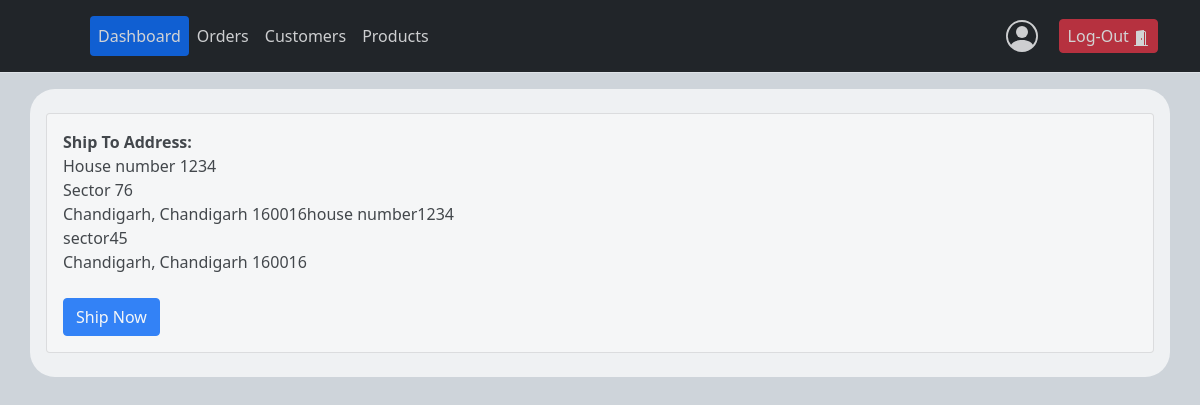
/Agroventure/seller/shipping.php?id=1, run on the app's committed database.
### tables this page shows
CREATE TABLE `address` (
  `id` int(11) NOT NULL,
  `user_id` int(11) NOT NULL,
  `address1` varchar(255) NOT NULL,
  `address2` varchar(255) NOT NULL,
  `city` varchar(100) NOT NULL,
  `state` varchar(100) NOT NULL,
  `zip` varchar(6) NOT NULL
);

### Agroventure/seller/shipping.php (the view, shortened to what this page needs)
<?php
$servername = "localhost";
$username = "root";
$password = "";
$dbname = "agroventure";
$conn = new mysqli($servername, $username, $password, $dbname);
if(!empty($_GET['id'])) {
    $sql = "SELECT a.* FROM `orders` as o JOIN `address` as a ON(o.user_id=a.user_id) WHERE o.id = ".$_GET['id'];
    $address = $conn->query($sql);
}
?>
<!DOCTYPE html>
<html lang="en">
    <head>
        <link rel="stylesheet" href="../style.css">
        <link href="https://cdn.jsdelivr.net/npm/bootstrap@5.0.1/dist/css/bootstrap.min.css" rel="stylesheet" />
    </head>
    <body style="background-color: #ced4da;">
        <header class="p-3 mb-3 border-bottom bg-dark text-light">
            <div class="container">
                <div class="d-flex flex-wrap align-items-center justify-content-center justify-content-lg-start">
                    <a href="/" class="d-flex align-items-center mb-2 mb-lg-0 text-dark text-decoration-none">
                        <svg class="bi me-2" width="40" height="32" role="img" aria-label="Bootstrap"><use xlink:href="#bootstrap"></use></svg>
                    </a>
                    <ul class="nav col-12 col-lg-auto me-lg-auto mb-2 justify-content-center mb-md-0 nav-pills">
                        <li><a href="dashboard.php" class="link-light navbar-link nav-link px-2 active">Dashboard</a></li>
                        <li><a href="orders.php" class="link-light navbar-link nav-link px-2">Orders</a></li>
                        <li><a href="#" class="link-light navbar-link nav-link px-2">Customers</a></li>
                        <li><a href="products-list.php" class="link-light navbar-link nav-link px-2">Products</a></li>
                    </ul>
                    <div class="row">
                        <div class="col">
                            <span class="display-name mx-2 my-1"><?php echo $_SESSION['fname']." ".$_SESSION['lname'];?></span>
                            <a href="log_out.php">
                                <button type="button" class="mr-3 px-2 py-1 btn btn-danger">Log-Out
                                </button>
                            </a>
                        </div>
                    </div>
                </div>
            </div>
        </header>
        <div class="container my-0 px-3 py-4 bg-light">
            <div class="row text-dark">
                <div class="col">
                    <div class="card">
                        <div class="card-body">
                        <strong>Ship To Address:</strong> <br>
                        <?php
                            if ($address->num_rows > 0) {
                                while($row = $address->fetch_assoc()) {
                                    echo $row['address1'].'<br>'.$row['address2'].'<br>'.$row['city'].', '.$row['state'].' '.$row['zip'];
                                }
                            }
                        ?><br><br>
                        <a class="btn btn-primary" href="shipping-success.php?id=<?php echo $_GET['id'] ?>" role="button">Ship Now</a>
                        </div>
                    </div>
                </div>
            </div>
        </div>
    </body>
</html>

### Agroventure/style.css (style rules this page uses)
.container { opacity: 0.8; border-radius: 25px; width: 80%; }
ul, li, ol { margin: 0px; padding: 0px; list-style: none; }
.nav-link { border-radius: .25rem; }
* { box-sizing: border-box !important; transition: ease all 0.5s; margin: 0px; }
html { scroll-behavior: smooth; }
body { color: #666666; font-size: 14px; font-family: poppins; line-height: 1.80857; font-weight: normal; overflow-x: hidden; }
a { color: #1f1f1f; text-decoration: none !important; outline: none !important; -webkit-transition: all .3s ease-in-out; -moz-transition: all .3s ease-in-out; -ms-transition: all .3s ease-in-out; -o-transition: all .3s ease-in-out; transition: all .3s ease-in-out; }
*, *::after, *::before { -webkit-box-sizing: border-box; -moz-box-sizing: border-box; box-sizing: border-box; }
a { color: #222222; text-decoration: none; outline: none !important; }
a, .btn { text-decoration: none !important; outline: none !important; -webkit-transition: all .3s ease-in-out; -moz-transition: all .3s ease-in-out; -ms-transition: all .3s ease-in-out; -o-transition: all .3s ease-in-out; transition: all .3s ease-in-out; }
button { border: 0; margin: 0; padding: 0; cursor: pointer; }
.nav>li { position: inherit; display: inline-block; vertical-align: middle; }
.container { width:100%; padding-right:15px; padding-left:15px;margin-right:auto;margin-left:auto }
@media (min-width:576px) { .container { max-width:540px } }
@media (min-width:576px) { .container { max-width:1140px } }
.row { display:-ms-flexbox;display:flex;-ms-flex-wrap:wrap; flex-wrap:wrap;margin-right:-15px;margin-left:-15px }

### data on the page
address: address1 "House number 1234", address2 "Sector 76", city "Chandigarh", state "Chandigarh", zip "160016"
address: address1 "house number1234", address2 "sector45", city "Chandigarh", state "Chandigarh", zip "160016"
